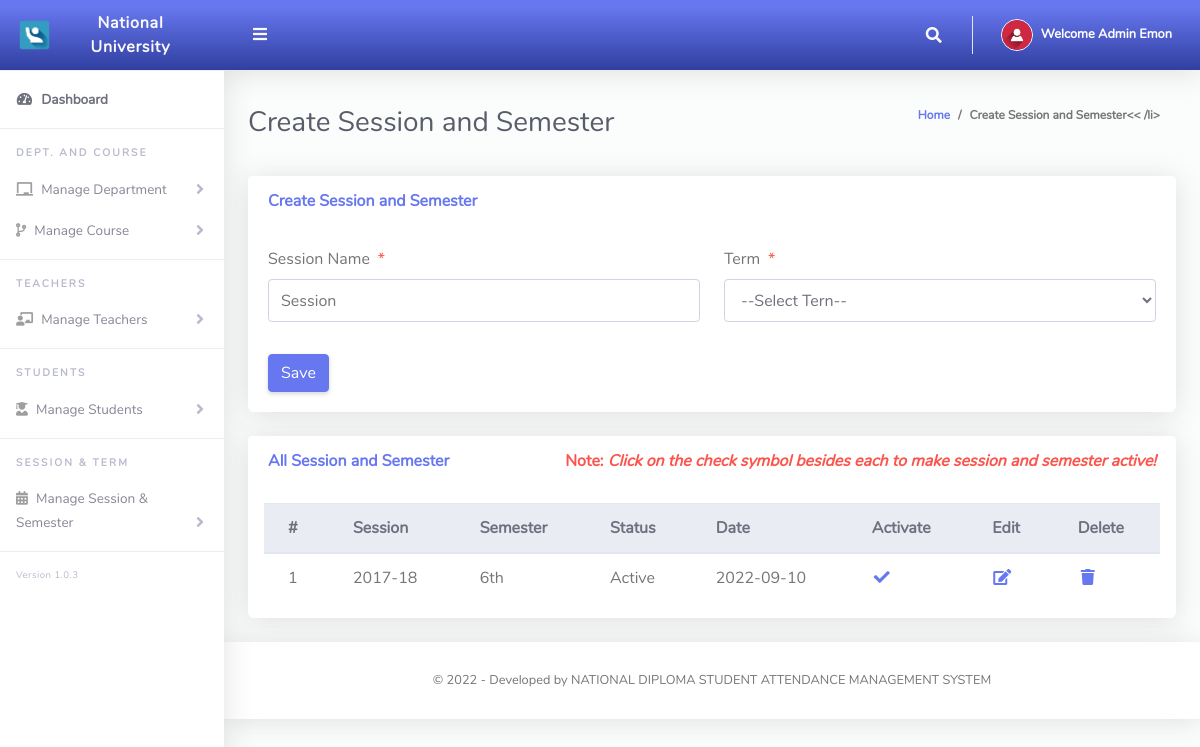
Page /Admin/createSessionTerm.php (signed in) on the committed database.
### tables this page shows
CREATE TABLE `tblsessionterm` (
  `Id` int(10) NOT NULL,
  `sessionName` varchar(50) NOT NULL,
  `termId` varchar(50) NOT NULL,
  `isActive` varchar(10) NOT NULL,
  `dateCreated` varchar(50) NOT NULL
);

CREATE TABLE `tblterm` (
  `Id` int(10) NOT NULL,
  `termName` varchar(20) NOT NULL
);

### Admin/createSessionTerm.php (the view, shortened to what this page needs)
<?php
include '../Includes/dbcon.php';
?>
<!DOCTYPE html>
<html lang="en">
<head>
  <link href="../vendor/fontawesome-free/css/all.min.css" rel="stylesheet" type="text/css">
  <link href="../vendor/bootstrap/css/bootstrap.min.css" rel="stylesheet" type="text/css">
  <link href="css/ruang-admin.min.css" rel="stylesheet">
</head>
<body id="page-top">
  <div id="wrapper">
    <?php include "Includes/sidebar.php"; ?>
    <div id="content-wrapper" class="d-flex flex-column">
      <div id="content">
        <?php include "Includes/topbar.php"; ?>
        <div class="container-fluid" id="container-wrapper">
          <div class="d-sm-flex align-items-center justify-content-between mb-4">
            <h1 class="h3 mb-0 text-gray-800">Create Session and Semester</h1>
            <ol class="breadcrumb">
              <li class="breadcrumb-item"><a href="./">Home</a></li>
              <li class="breadcrumb-item active" aria-current="page">Create Session and Semester<< /li>
            </ol>
          </div>
          <div class="row">
            <div class="col-lg-12">
              <div class="card mb-4">
                <div class="card-header py-3 d-flex flex-row align-items-center justify-content-between">
                  <h6 class="m-0 font-weight-bold text-primary">Create Session and Semester</h6>
                </div>
                <div class="card-body">
                  <form method="post">
                    <div class="form-group row mb-3">
                      <div class="col-xl-6">
                        <label class="form-control-label">Session Name<span class="text-danger ml-2">*</span></label>
                        <input type="text" class="form-control" name="sessionName" value="<?php echo $row['sessionName']; ?>" id="exampleInputFirstName" placeholder="Session">
                      </div>
                      <div class="col-xl-6">
                        <label class="form-control-label">Term<span class="text-danger ml-2">*</span></label>
                        <?php
                        $qry = "SELECT * FROM tblterm ORDER BY termName ASC";
                        $result = $conn->query($qry);
                        $num = $result->num_rows;
                        if ($num > 0) {
                          echo ' <select required name="termId" class="form-control mb-3">';
                          echo '<option value="">--Select Tern--</option>';
                          echo '</select>';
                        }
                        ?>
                      </div>
                    </div>
                    <?php
                    if (isset($Id)) {
                    ?>
                      <button type="submit" name="update" class="btn btn-warning">Update</button>
                      &nbsp;&nbsp;&nbsp;&nbsp;&nbsp;&nbsp;&nbsp;&nbsp;&nbsp;&nbsp;
                    <?php
                    } else {
                    ?>
                      <button type="submit" name="save" class="btn btn-primary">Save</button>
                    <?php
                    }
                    ?>
                  </form>
                </div>
              </div>
              <div class="row">
                <div class="col-lg-12">
                  <div class="card mb-4">
                    <div class="card-header py-3 d-flex flex-row align-items-center justify-content-between">
                      <h6 class="m-0 font-weight-bold text-primary">All Session and Semester</h6>
                      <h6 class="m-0 font-weight-bold text-danger">Note: <i>Click on the check symbol besides each to make session and semester active!</i></h6>
                    </div>
                    <div class="table-responsive p-3">
                      <table class="table align-items-center table-flush table-hover" id="dataTableHover">
                        <thead class="thead-light">
                          <tr>
                            <th>#</th>
                            <th>Session</th>
                            <th>Semester</th>
                            <th>Status</th>
                            <th>Date</th>
                            <th>Activate</th>
                            <th>Edit</th>
                            <th>Delete</th>
                          </tr>
                        </thead>
                        <tbody>
                          <?php
                          $query = "SELECT tblsessionterm.Id,tblsessionterm.sessionName,tblsessionterm.isActive,tblsessionterm.dateCreated,
                      tblterm.termName
                      FROM tblsessionterm
                      INNER JOIN tblterm ON tblterm.Id = tblsessionterm.termId";
                          $rs = $conn->query($query);
                          $num = $rs->num_rows;
                          $sn = 0;
                          if ($num > 0) {
                            while ($rows = $rs->fetch_assoc()) {
                              if ($rows['isActive'] == '1') {
                                $status = "Active";
                              } else {
                                $status = "InActive";
                              }
                              $sn = $sn + 1;
                              echo "
                              <tr>
                                <td>" . $sn . "</td>
                                <td>" . $rows['sessionName'] . "</td>
                                <td>" . $rows['termName'] . "</td>
                                <td>" . $status . "</td>
                                <td>" . $rows['dateCreated'] . "</td>
                                 <td><a href='?action=activate&Id=" . $rows['Id'] . "'><i class='fas fa-fw fa-check'></i></a></td>
                                <td><a href='?action=edit&Id=" . $rows['Id'] . "'><i class='fas fa-fw fa-edit'></i></a></td>
                                <td><a href='?action=delete&Id=" . $rows['Id'] . "'><i class='fas fa-fw fa-trash'></i></a></td>
                              </tr>";
                            }
                          } else {
                            echo
                            "<div class='alert alert-danger' role='alert'>
                            No Record Found!
                            </div>";
                          }
                          ?>
                        </tbody>
                      </table>
                    </div>
                  </div>
                </div>
              </div>
            </div>
          </div>
        </div>
        <?php include "Includes/footer.php"; ?>
      </div>
    </div>
</body>
</html>

### Admin/Includes/topbar.php (shortened to what this page needs)
<?php
$query = "SELECT * FROM tbladmin WHERE Id = " . $_SESSION['userId'] . "";
$rs = $conn->query($query);
$rows = $rs->fetch_assoc();
$fullName = $rows['firstName'] . " " . $rows['lastName'];
?>
<nav class="navbar navbar-expand navbar-light bg-gradient-primary topbar mb-4 static-top">
  <button id="sidebarToggleTop" class="btn btn-link rounded-circle mr-3">
    <i class="fa fa-bars"></i>
  </button>
  <ul class="navbar-nav ml-auto">
    <li class="nav-item dropdown no-arrow">
      <a class="nav-link dropdown-toggle" href="#" id="searchDropdown" role="button" data-toggle="dropdown" aria-haspopup="true" aria-expanded="false">
        <i class="fas fa-search fa-fw"></i>
      </a>
    </li>
    <li class="nav-item dropdown no-arrow">
      <a class="nav-link dropdown-toggle" href="#" id="userDropdown" role="button" data-toggle="dropdown" aria-haspopup="true" aria-expanded="false">
        <img class="img-profile rounded-circle" src="img/user-icn.png" style="max-width: 60px">
        <span class="ml-2 d-none d-lg-inline text-white small"><b>Welcome <?php echo $fullName; ?></b></span>
      </a>
    </li>
  </ul>
</nav>

### rows in the picture
tblsessionterm: sessionName "2017-18", termId.termName "6th", isActive "Active", dateCreated "2022-09-10"

### other values in the picture
$fullName "Admin Emon"
